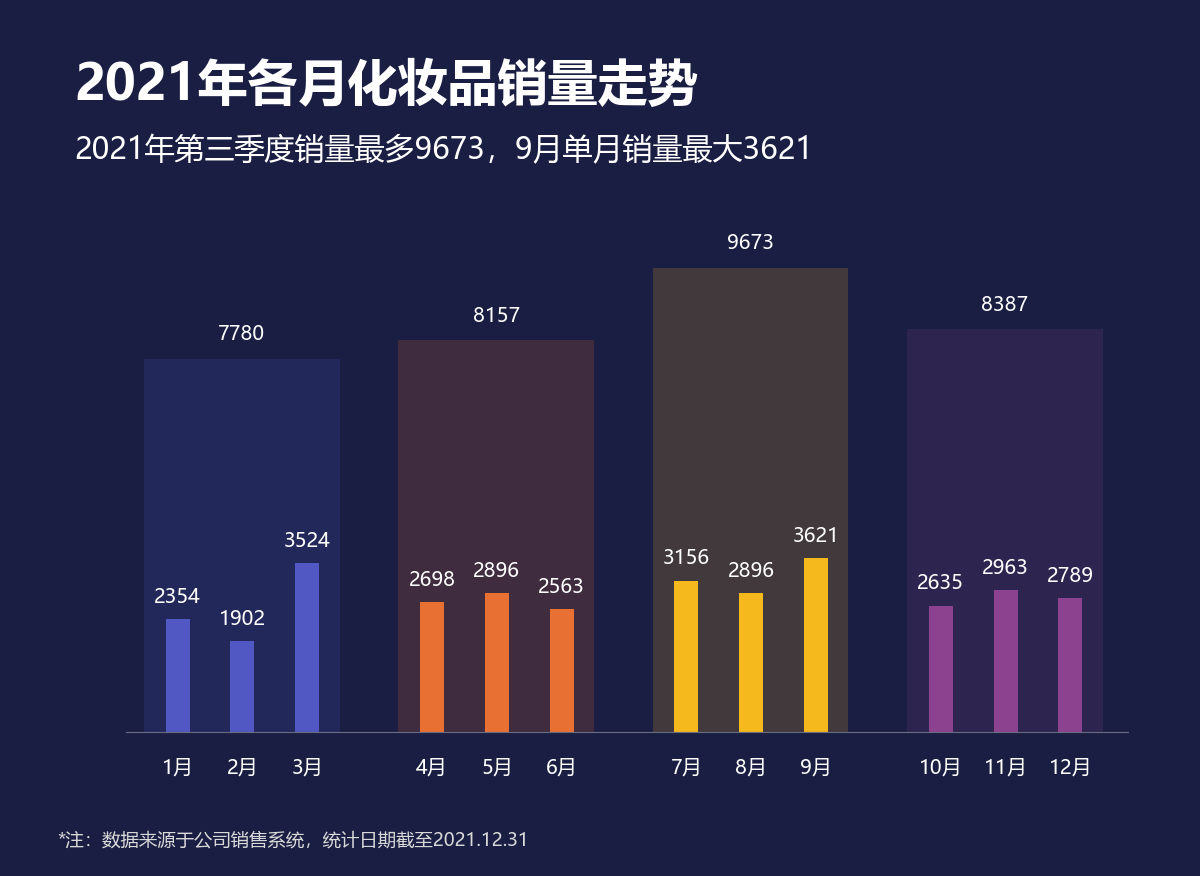

Write Python code to recreate this figure.
# -*- coding: utf-8 -*-
from pathlib import Path
import openpyxl
# 向上查找原始教材目录；只读，不修改 Excel。图形和标签共用同一组单元格值。
HERE = Path(__file__).resolve().parent
SOURCE = next((p for base in HERE.parents for p in base.glob('《*/第二章 图表(后15).xlsx')), None)
if SOURCE is None:
    raise FileNotFoundError('请把本文件夹放在教材 Excel 所在项目目录下。缺少 第二章 图表(后15).xlsx')
wb = openpyxl.load_workbook(SOURCE, data_only=True, read_only=True)
ws = wb['28 复合柱形图']
def col(letter, start, end):
    values = [ws[f'{letter}{r}'].value for r in range(start, end+1)]
    if any(v is None for v in values):
        raise ValueError(f'缺失数据：{ws.title}!{letter}{start}:{letter}{end}')
    return values

import numpy as np
import matplotlib
matplotlib.use('Agg')
import matplotlib.pyplot as plt
from matplotlib.patches import Rectangle, Circle, Wedge, Polygon, FancyBboxPatch
from matplotlib.colors import LinearSegmentedColormap
matplotlib.rcParams['font.sans-serif'] = ['Microsoft YaHei', 'SimHei']
matplotlib.rcParams['axes.unicode_minus'] = False
BG='#1A1E43'; BLUE='#0070C0'; RED='#E74E69'; YELLOW='#F5C353'; TEAL='#11A7AD'
def canvas(h=740):
    global fig,ax,H
    H=h
    fig=plt.figure(figsize=(10,h/100),dpi=120,facecolor=BG)
    ax=fig.add_axes([0,0,1,1],xlim=(0,1000),ylim=(h,0),facecolor=BG)
    ax.set_axis_off()
def text(x,y,s,size=13,color='white',ha='left',**kw):
    return ax.text(x,y,str(s),fontsize=size,color=color,ha=ha,va='center',**kw)
def rect(x,y,w,h,color,**kw):
    ax.add_patch(Rectangle((x,y),w,h,facecolor=color,edgecolor='none',**kw))
def header(title,subtitle='',note='*注：数据来源于公司销售系统，统计日期截至2022.06.30'):
    t=text(62,72,title,30,fontweight='bold')
    fig.canvas.draw()
    width=t.get_window_extent(fig.canvas.get_renderer()).width
    if width>fig.bbox.width*.9:t.set_fontsize(30*fig.bbox.width*.9/width)
    if subtitle:
        t=text(62,126,subtitle,18)
        fig.canvas.draw()
        width=t.get_window_extent(fig.canvas.get_renderer()).width
        if width>fig.bbox.width*.9:t.set_fontsize(18*fig.bbox.width*.9/width)
    if note: text(48,H-30,note,11,color='#D9D9D9')
def baseline(y=620,x0=95,x1=910):
    ax.plot([x0,x1],[y,y],color='#686A80',lw=.7)
def bar(x,v,scale,base=620,width=38,color=BLUE,label=True):
    rect(x-width/2,base-v*scale,width,v*scale,color)
    if label:text(x,base-v*scale-18,f'{v:g}',12,ha='center')
def finish():
    wb.close()
    fig.savefig(HERE/(Path(__file__).stem+'.png'),dpi=120,facecolor=BG)
    plt.close(fig)
if False:  # 此文件所有数值均来自上面的 ws/col，未嵌入 Excel 截图。
    pass

canvas(730)
rows=[r for r in range(3,18) if ws[f'B{r}'].value is not None]
months=[ws[f'B{r}'].value for r in rows];monthly=[ws[f'C{r}'].value for r in rows]
quarter=[ws[f'D{rows[i]}'].value for i in range(0,12,3)]
assert len(months)==12
assert all(sum(monthly[i*3:i*3+3])==quarter[i] for i in range(4))
header('2021年各月化妆品销量走势','2021年第三季度销量最多9673，9月单月销量最大3621','*注：数据来源于公司销售系统，统计日期截至2021.12.31')
base=610;scale=.04
colors=['#5158C3','#E87032','#F5B81D','#8C428E']
for q,(total,c) in enumerate(zip(quarter,colors)):
    x=120+q*212
    rect(x,base-total*scale,163,total*scale,c,alpha=.18)
    text(x+81.5,base-total*scale-20,total,12,ha='center')
    for j in range(3):
        idx=q*3+j;cx=x+28+j*54
        bar(cx,monthly[idx],scale,base,20,c);text(cx,base+30,months[idx],12,ha='center')
baseline(base,105,940)

finish()
